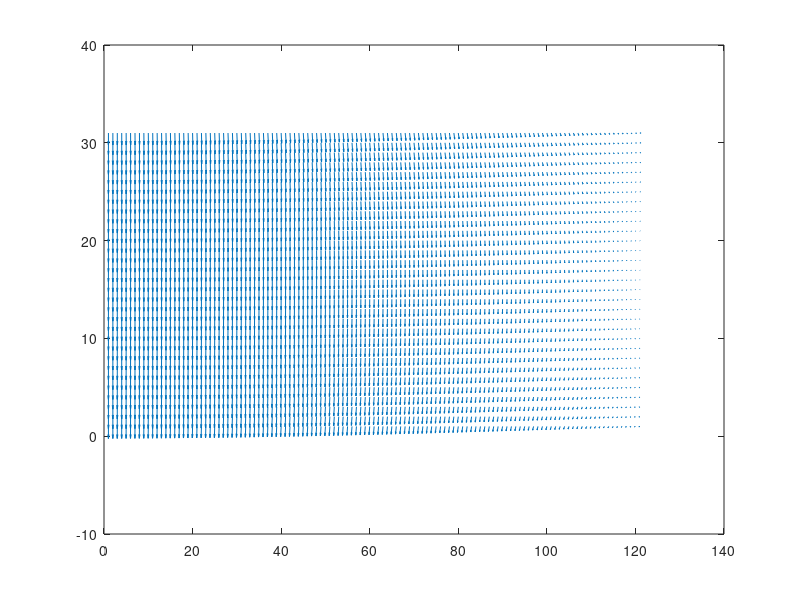
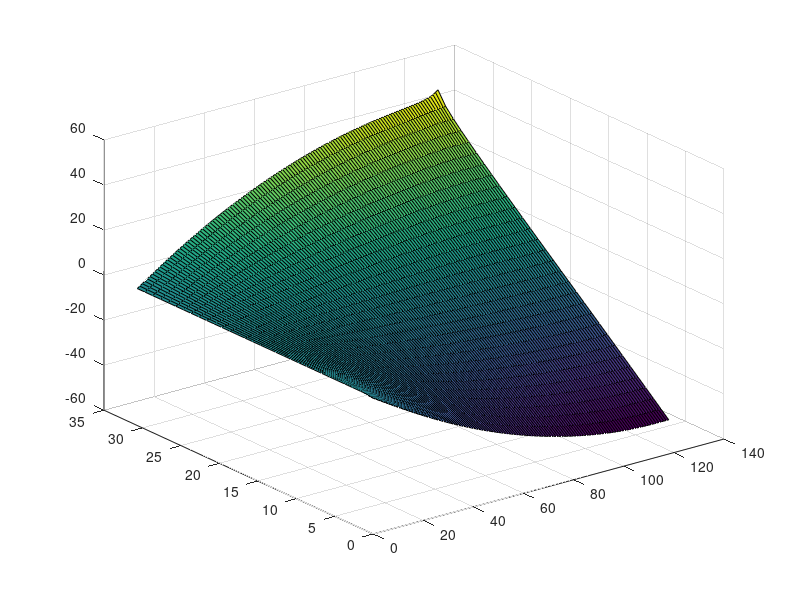
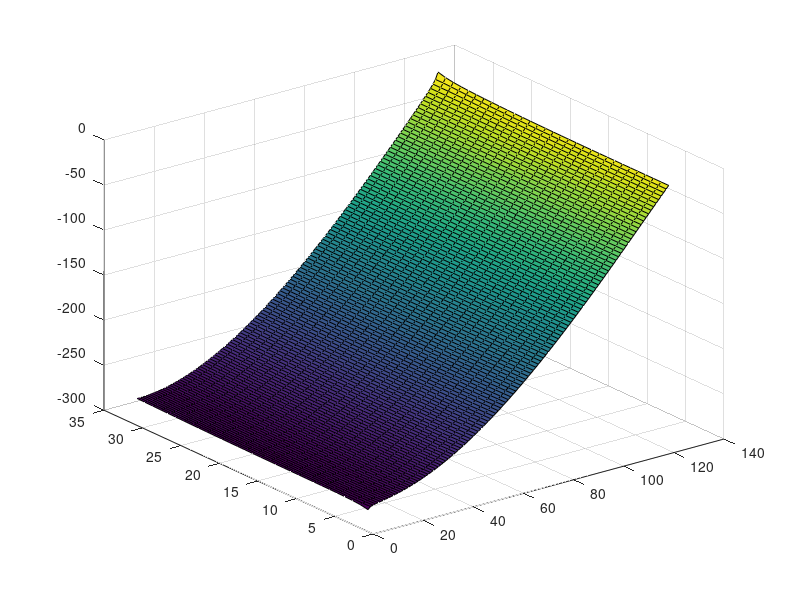

These charts were generated, in order, by the following MATLAB code:
%% STATIONARY ELASTICITY, SQUARES 2D, VECTORIZED %%
nelx = 120;
nely = 30;
nu = 0.3;
%% PREPARE FINITE ELEMENT ANALYSIS
A11 = [12  3 -6 -3;  3 12  3  0; -6  3 12 -3; -3  0 -3 12];
A12 = [-6 -3  0  3; -3 -6 -3 -6;  0 -3 -6  3;  3 -6  3 -6];
B11 = [-4  3 -2  9;  3 -4 -9  4; -2 -9 -4 -3;  9  4 -3 -4];
B12 = [ 2 -3  4 -9; -3  2  9 -2;  4  9  2  3; -9 -2  3  2];
KE = 1/(1-nu^2)/24*([A11 A12;A12' A11]+nu*[B11 B12;B12' B11]);
nodenrs = reshape(1:(1+nelx)*(1+nely),1+nely,1+nelx);
edofVec = reshape(2*nodenrs(1:end-1,1:end-1)+1,nelx*nely,1);
edofMat = repmat(edofVec,1,8)+repmat([0 1 2*nely+[2 3 0 1] -2 -1],nelx*nely,1);
iK = reshape(kron(edofMat,ones(8,1))',64*nelx*nely,1);
jK = reshape(kron(edofMat,ones(1,8))',64*nelx*nely,1);
%% DEFINE LOADS AND SUPPORTS
%F = sparse([2*(nely+1)*nelx+2,2*(nely+1)*(nelx+1)],[1 2],[1 -1],2*(nely+1)*(nelx+1),2);
%F = sparse(floor(0.5*(nelx+1)*(nely+1))+1,1,1,(nely+1)*(nelx+1),1);
%F = 10*ones((nely+1)*(nelx+1),1);
%fixeddofs = (nelx+1)*(nely+1)-nely:1:(nelx+1)*(nely+1);
%fixeddofs = (nely+1)*(ceil(2*(nelx+1)/5)-1)+1:nely+1:(nely+1)*(ceil(3*(nelx+1)/5)-1)+1;
%fixeddofs = 2*(nelx)*(nely+1)+1:2*(nely+1)*(nelx+1);
%F = sparse(nelx*(nely+1)+2,1,-1,2*(nely+1)*(nelx+1),1);
%fixeddofs = union(2*nely+2,2*(nelx+1)*(nely+1));
F = sparse(2,1,-1,2*(nely+1)*(nelx+1),1);
fixeddofs = union(1:2:2*(nely+1),2*(nelx+1)*(nely+1));
alldofs = 1:2*(nely+1)*(nelx+1);
freedofs = setdiff(alldofs,fixeddofs);
U = zeros(2*(nelx+1)*(nely+1),1);
%% FE-ANALYSIS
sK = repmat(KE(:),nelx*nely,1);
K = sparse(iK,jK,sK);
U(freedofs,:) = K(freedofs,freedofs)\F(freedofs,:);
Uh = reshape(U(1:2:2*(nely+1)*(nelx+1)),nely+1,nelx+1);
Uv = reshape(U(2:2:2*(nely+1)*(nelx+1)),nely+1,nelx+1);
%% PLOT
[xx,yy] = meshgrid(1:nelx+1,1:nely+1);
set(gcf,'Position',get(0,'Screensize'));
figure(1);
quiver(xx,yy,Uh,Uv);
set(gcf,'Position',get(0,'Screensize'));
figure(2);
surf(Uh);
set(gcf,'Position',get(0,'Screensize'));
figure(3);
surf(Uv);